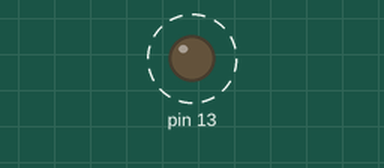
The sketch below on a simulated Arduino Uno, built with avr-gcc and run on an emulated ATmega328P. Parts: output pins drawn as LEDs (lit = HIGH). Dashed ring = blinking.

Above: at 0.5 s.
Timing chart, 0 to 4.7 s (numbered marks = the images above):
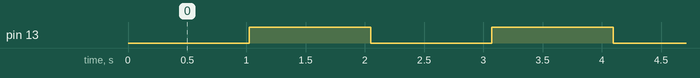

The sketch:

Ex_3.ino
```cpp
volatile unsigned long ms;
unsigned long previousTime;

extern "C"{
  ISR(TIMER2_OVF_vect){
    ms++;
  }
}

unsigned long getMilliseconds(){
  TIMSK2 = 0b00000000; //Disable timer2 interrupts
  unsigned long val = ms; //Read the variable
  TIMSK2 = 0b00000001; //Re-enable timer2 interrupts
  return val;
}

void setup(){
  DDRB = 0b00100000; //Set PB5 as output
  TCCR2A = 0b00000011; //8-bit Fast PWM on timer2
  TCCR2B = 0b00000100; //Set pre-scaler to 64
  SREG |= 0b10000000; //Enable interrupts
  TIMSK2 = 0b00000001; //Enable timer2 overflow interrupt
}

void loop(){
  unsigned long currentTime = getMilliseconds();
  if ((PORTB) & 0b00100000){
    //If LED is currently ON
    if (currentTime - previousTime >= 1000){
      PORTB = 0; //Turn it OFF
      previousTime = currentTime;
    }
  }
  else{
    //If LED is currently OFF
    if (currentTime - previousTime >= 1000){
      PORTB = 0b00100000; //Turn it ON
      previousTime = currentTime;
    }
  }
}
```

Measured:
- by itself, pin 13: alternates HIGH for 1.0 s and LOW for 1.0 s
